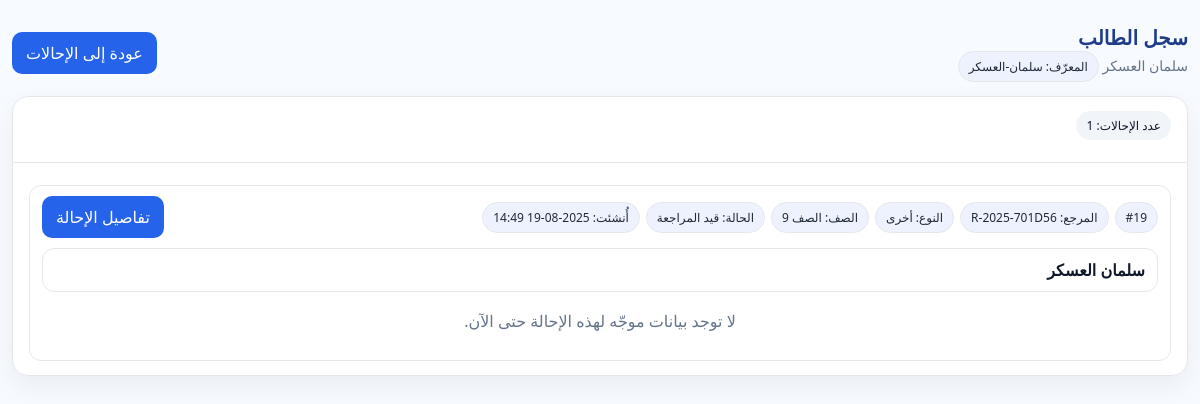
The page /referrals/student/سلمان-العسكر/ (signed in) on the database as committed earlier.
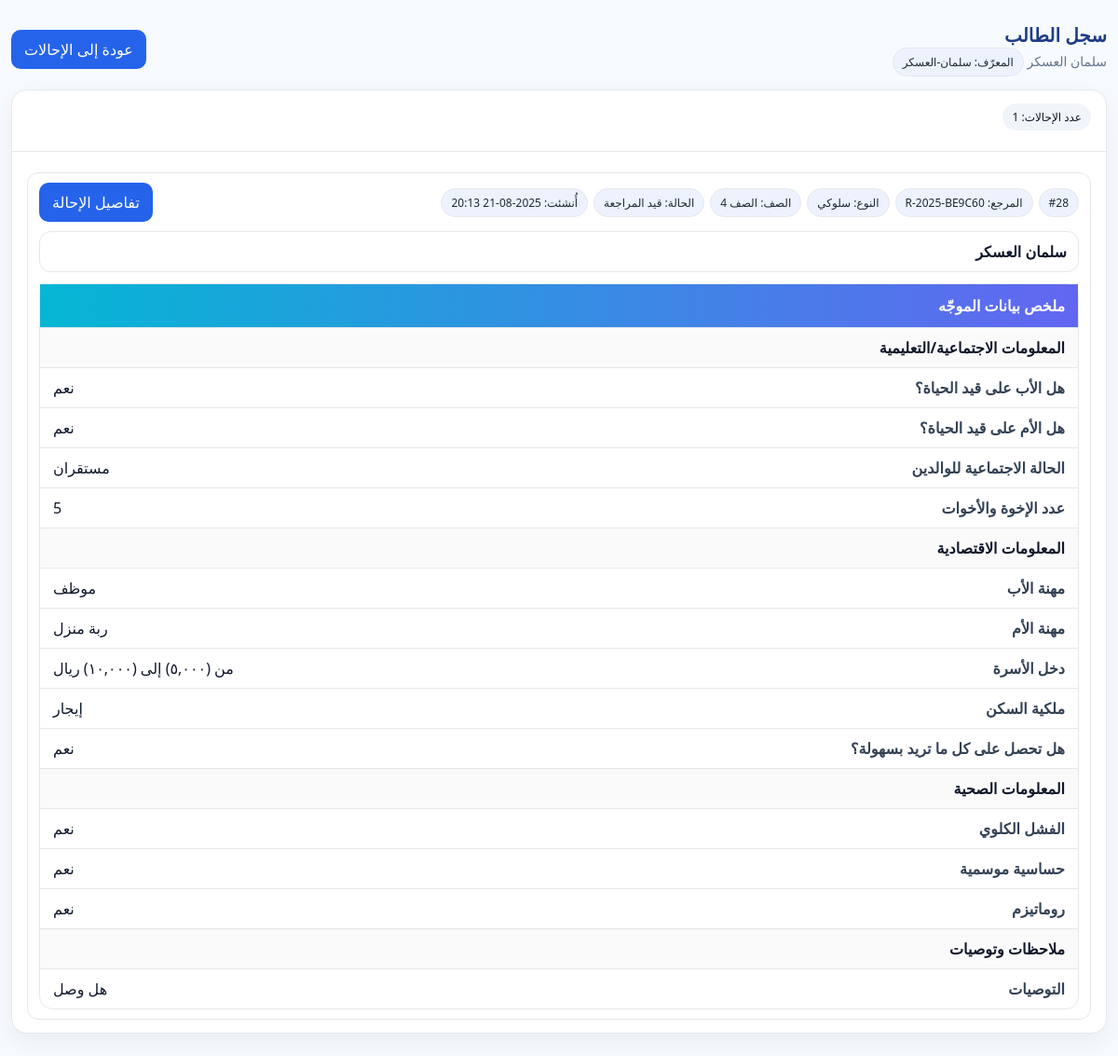
The same page on the database as committed later.
### referrals/models.py (models this page shows, shortened)
class Referral(models.Model):
    STATUS_CHOICES = [
        ("NEW", "جديدة"),
        ("UNDER_REVIEW", "قيد المراجعة"),
        ("SENT_TO_DEPUTY", "محالة لوكيل"),
        ("CLOSED", "مغلقة"),
    ]
    TYPE_CHOICES = [
        ("behavior", "سلوكي"),
        ("academic", "تحصيلي"),
        ("health", "صحي"),
        ("other", "أخرى"),
    ]
    GRADE_CHOICES = [(str(i), f"الصف {i}") for i in range(1, 13)]
    reference = models.CharField("المرجع", max_length=20, default=generate_reference, unique=True, editable=False)
    student_name = models.CharField("اسم الطالب", max_length=120)
    student_key = models.CharField("معرّف الطالب", max_length=180, blank=True, db_index=True)
    grade = models.CharField("الصف", max_length=2, choices=GRADE_CHOICES)
    referral_type = models.CharField("نوع الإحالة", max_length=20, choices=TYPE_CHOICES)
    details = models.TextField("التفاصيل")
    status = models.CharField("الحالة", max_length=20, choices=STATUS_CHOICES, default="NEW")
    created_by = models.ForeignKey(User, verbose_name="أنشأها", on_delete=models.CASCADE, related_name="created_referrals")
    assignee = models.ForeignKey(User, verbose_name="المكلّف", on_delete=models.SET_NULL, null=True, blank=True, related_name="assigned_referrals")
    created_at = models.DateTimeField("أُنشئت في", auto_now_add=True)
    updated_at = models.DateTimeField("آخر تحديث", auto_now=True)
    class Meta:
        verbose_name = "إحالة"
        verbose_name_plural = "إحالات"
        ordering = ["-created_at"]

### referrals/counselor_models.py (models this page shows, shortened)
class CounselorIntake(models.Model):
    referral = models.OneToOneField(
        Referral, on_delete=models.CASCADE,
        related_name="counselor_intake", verbose_name=_("الإحالة")
    )
    counselor_name = models.CharField(_("اسم الموجّه"), max_length=150)
    father_alive = models.BooleanField(_("هل الأب على قيد الحياة؟"), null=True, blank=True)
    mother_alive = models.BooleanField(_("هل الأم على قيد الحياة؟"), null=True, blank=True)
    class ParentsStatus(models.TextChoices):
        STABLE = "stable", _("مستقران")
        SEPARATED = "separated", _("منفصلان")
    parents_status = models.CharField(
        _("الحالة الاجتماعية للوالدين"),
        max_length=12, choices=ParentsStatus.choices, blank=True
    )
    siblings_count = models.PositiveIntegerField(_("عدد الإخوة والأخوات"), null=True, blank=True)
    birth_order = models.CharField(_("ترتيب الطالب بين إخوته وأخواته"), max_length=50, blank=True)
    EDU_CHOICES = [
        ("illiteracy", _("يقرأ ويكتب")),
        ("primary", _("الابتدائية")),
        ("middle", _("المتوسطة")),
        ("high", _("الثانوية")),
        ("bachelor", _("بكالوريوس")),
        ("master", _("ماجستير")),
        ("phd", _("دكتوراه")),
    ]
    father_education = models.CharField(_("المستوى التعليمي للأب"), max_length=20, choices=EDU_CHOICES, blank=True)
    mother_education = models.CharField(_("المستوى التعليمي للأم"), max_length=20, choices=EDU_CHOICES, blank=True)
    father_job = models.CharField(_("مهنة الأب"), max_length=120, blank=True)
    mother_job = models.CharField(_("مهنة الأم"), max_length=120, blank=True)
    INCOME_CHOICES = [
        ("lt5", _("أقل من (٥,٠٠٠) ريال")),
        ("5to10", _("من (٥,٠٠٠) إلى (١٠,٠٠٠) ريال")),
        ("10to20", _("من (١٠,٠٠٠) إلى (٢٠,٠٠٠) ريال")),
        ("gt20", _("أكثر من (٢٠,٠٠٠) ريال")),
    ]
    family_income = models.CharField(_("دخل الأسرة"), max_length=10, choices=INCOME_CHOICES, blank=True)
    receives_social_support = models.BooleanField(_("هل يتم صرف ضمان اجتماعي لكم؟"), null=True, blank=True)
    HOUSE_OWNERSHIP = [
        ("own", _("ملك")),
        ("rent", _("إيجار")),
        ("grant", _("هبة")),
        ("waqf", _("وقف")),
        ("other", _("أخرى")),
    ]
    house_ownership = models.CharField(_("ملكية السكن"), max_length=10, choices=HOUSE_OWNERSHIP, blank=True)
    HOUSE_TYPE = [
        ("apartment", _("شقة")),
        ("villa", _("فيلا")),
        ("floor", _("دور")),
        ("traditional", _("بيت شعبي")),
        ("other", _("نوع آخر")),
    ]
    house_type = models.CharField(_("نوع السكن"), max_length=20, choices=HOUSE_TYPE, blank=True)
    house_type_other = models.CharField(_("نوع سكن (أخرى)"), max_length=120, blank=True)
    gets_everything_easily = models.BooleanField(_("هل تحصل على كل ما تريد بسهولة؟"), null=True, blank=True)
    disease_heart = models.BooleanField(_("أمراض القلب"), default=False)
    disease_pressure = models.BooleanField(_("ضغط الدم"), default=False)
    disease_kidney = models.BooleanField(_("الفشل الكلوي"), default=False)
    disease_sleep = models.BooleanField(_("النوم المرضي"), default=False)
    disease_vision = models.BooleanField(_("ضعف البصر"), default=False)
    disease_other = models.CharField(_("أمراض أخرى تُذكر"), max_length=200, blank=True)
    cond_asthma = models.BooleanField(_("ربو شعبي"), default=False)
    cond_diabetes = models.BooleanField(_("سكر الدم"), default=False)
    cond_anemia = models.BooleanField(_("فقر الدم"), default=False)
    cond_tonsils = models.BooleanField(_("التهاب اللوزتين"), default=False)
    cond_seizures = models.BooleanField(_("تشنجات/صرع"), default=False)
    cond_hearing = models.BooleanField(_("ضعف السمع"), default=False)
    cond_allergy = models.BooleanField(_("حساسية موسمية"), default=False)
    cond_rheumatism = models.BooleanField(_("روماتيزم"), default=False)
    cond_disability = models.BooleanField(_("إعاقة أحد الأعضاء"), default=False)
    father_in_military = models.BooleanField(_("هل حالة عمل الأب في السلك العسكري؟"), null=True, blank=True)
    father_served_southern = models.BooleanField(_("هل أُصيب الأب في الحد الجنوبي؟"), null=True, blank=True)
    father_is_martyr_south = models.BooleanField(_("هل هو شهيد/في الحد الجنوبي؟"), null=True, blank=True)
    student_behavior = models.TextField(_("وصف السلوك/المشكلة"), blank=True)
    previous_interventions = models.TextField(_("إجراءات سابقة (إن وُجدت)"), blank=True)
    recommendations = models.TextField(_("التوصيات"), blank=True)
    follow_up_date = models.DateField(_("تاريخ المتابعة"), null=True, blank=True)
    created_by = models.ForeignKey(
        settings.AUTH_USER_MODEL, on_delete=models.PROTECT,
        related_name="created_counselor_intakes", verbose_name=_("أنشئ بواسطة")
    )
    updated_by = models.ForeignKey(
        settings.AUTH_USER_MODEL, on_delete=models.PROTECT,
        related_name="updated_counselor_intakes", verbose_name=_("آخر تعديل بواسطة")
    )
    created_at = models.DateTimeField(_("أُنشئ في"), auto_now_add=True)
    updated_at = models.DateTimeField(_("عُدّل في"), auto_now=True)
    class Meta:
        verbose_name = _("نموذج بيانات الموجّه")
        verbose_name_plural = _("نماذج بيانات الموجّه")
        ordering = ("-created_at",)

### referrals/views.py (the view)
# urls.py: path("student/<str:key>/", views.student_file, name="student_file"),
@login_required
def student_file(request, key: str):
    if _is_manager(request.user):
        visible_qs = Referral.objects.all().order_by("-created_at")
    else:
        visible_qs = Referral.objects.filter(Q(created_by=request.user) | Q(assignee=request.user)).order_by("-created_at")
    visible = list(visible_qs)
    for r in visible: _ensure_student_key(r)
    items = [r for r in visible if getattr(r, "student_key", "") == key]
    student_name = items[0].student_name if items else ""
    intake_map = {}
    if HAS_COUNSELOR:
        for r in items:
            try:
                intake = getattr(r, "counselor_intake", None)
                if intake:
                    intake_map[r.pk] = _counselor_summary_struct(intake)
            except Exception:
                pass
    if HAS_COUNSELOR:
        for r in items:
            try:
                intake = getattr(r, "counselor_intake", None)
                r.counselor_summary = _counselor_summary_struct(intake) if intake else []
            except Exception:
                r.counselor_summary = []
    return render(request, "referrals/student_file.html", {
        "student_name": student_name, "items": items, "key": key,
        "intake_map": intake_map, "HAS_COUNSELOR": HAS_COUNSELOR,
    })

### referrals/context_processors.py (called while the page is built)
def active_news_ticker(request):
    try:
        obj = NewsTicker.objects.filter(is_active=True).order_by("-created_at").first()
        if obj and obj.is_visible:
            return {"news_ticker": obj}
    except Exception:
        pass
    return {"news_ticker": None}

### referrals/models.py (called while the page is built)
    @property
    def is_visible(self):
        now = timezone.now()
        if not self.is_active:
            return False
        if self.starts_at and now < self.starts_at:
            return False
        if self.ends_at and now > self.ends_at:
            return False
        return True

### referrals/views.py (called while the page is built)
def _is_manager(user):
    try:
        return bool(user.is_staff or (getattr(user, "profile", None) and user.profile.role == "مدير المدرسة"))
    except Profile.DoesNotExist:
        return bool(user.is_staff)

def _display(v):
    if v is True: return "نعم"
    if v is False or v == "False": return "لا"
    return v

def _get_label(obj, field):
    try:
        return obj._meta.get_field(field).verbose_name
    except Exception:
        return field

### templates/referrals/student_file.html (shortened to what this page needs)
{% load static %}
<!doctype html>
<html lang="ar" dir="rtl">
<head>
</head>
<body>
  <div class="container">
    <div class="header">
      <div>
        <div class="title">سجل الطالب</div>
        <div class="sub">{{ student_name }} {% if key %}<span class="pill">المعرّف: {{ key }}</span>{% endif %}</div>
      </div>
      <div class="chips">
        <a class="btn btn-light" href="{% url 'referrals:index' %}">عودة إلى الإحالات</a>
      </div>
    </div>
    <div class="card">
      <div class="section">
        <div class="badge">عدد الإحالات: {{ items|length }}</div>
      </div>
      <div class="divider"></div>
      {% if items %}
        <div class="section">
          <div class="ref-list">
            {% for r in items %}
              <div class="ref-item">
                <div class="ref-top">
                  <div class="chips">
                    <span class="pill">#{{ r.pk }}</span>
                    <span class="pill">المرجع: {{ r.reference }}</span>
                    <span class="pill">النوع: {{ r.get_referral_type_display }}</span>
                    <span class="pill">الصف: {{ r.get_grade_display }}</span>
                    <span class="pill">الحالة: {{ r.get_status_display }}</span>
                    <span class="pill">أُنشئت: {{ r.created_at|date:"Y-m-d H:i" }}</span>
                  </div>
                  <a class="btn" href="{% url 'referrals:detail' r.pk %}">تفاصيل الإحالة</a>
                </div>
                <div class="student-box{% if r.is_new_incoming %} pulse-red{% endif %}">
                  <div class="student-name">{{ r.student_name }}</div>
                </div>
                {% if HAS_COUNSELOR %}
                  {% if r.counselor_summary and r.counselor_summary|length %}
                    <div class="group" style="margin-top:12px">
                      <div class="group-h">ملخص بيانات الموجّه</div>
                      {% for g in r.counselor_summary %}
                        <div class="row" style="background:#fafafa;font-weight:700">{{ g.title }}</div>
                        {% for it in g.items %}
                          <div class="row">
                            <div class="k">{{ it.0 }}</div>
                            <div class="v">{{ it.1 }}</div>
                          </div>
                        {% endfor %}
                      {% endfor %}
                    </div>
                  {% else %}
                    <div class="empty">لا توجد بيانات موجّه لهذه الإحالة حتى الآن.</div>
                  {% endif %}
                {% endif %}
              </div>
            {% endfor %}
          </div>
        </div>
      {% else %}
        <div class="section empty">لا توجد إحالات مرتبطة بهذا الطالب.</div>
      {% endif %}
    </div>
  </div>
</body>
</html>

Rows that differ between the two databases and show on the page:
removed Referral: student_name "سلمان العسكر", student_key "سلمان-العسكر", pk "19", reference "R-2025-701D56", referral_type "أخرى", grade "الصف 9", status "قيد المراجعة", created_at "2025-08-19 14:49", shows "لا توجد بيانات موجّه لهذه الإحالة حتى الآن."
added Referral: student_name "سلمان العسكر", student_key "سلمان-العسكر", pk "28", reference "R-2025-BE9C60", referral_type "سلوكي", grade "الصف 4", status "قيد المراجعة", created_at "2025-08-21 20:13", title "المعلومات الاجتماعية/التعليمية" "المعلومات الاقتصادية" "المعلومات الصحية" "ملاحظات وتوصيات", it "هل الأب على قيد الحياة؟" "هل الأم على قيد الحياة؟" "الحالة الاجتماعية للوالدين" "عدد الإخوة والأخوات" "مهنة الأب" "مهنة الأم" "دخل الأسرة" "ملكية السكن" "هل تحصل على كل ما تريد بسهولة؟" "الفشل الكلوي" "حساسية موسمية" "روماتيزم" "التوصيات", it "نعم" "نعم" "مستقران" "5" "من (٥,٠٠٠) إلى (١٠,٠٠٠) ريال" "إيجار" "نعم" "نعم" "نعم" "نعم"
added CounselorIntake: father_job "موظف" "ربة منزل" "هل وصل"
